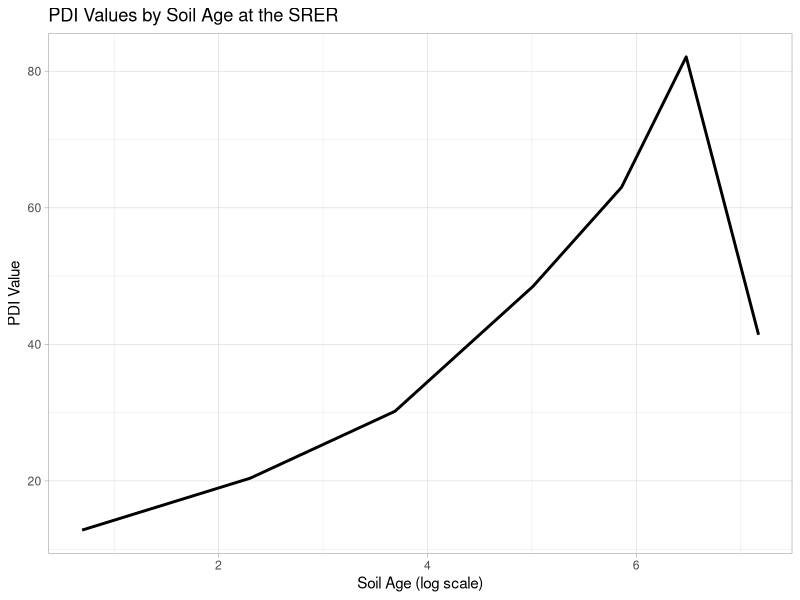
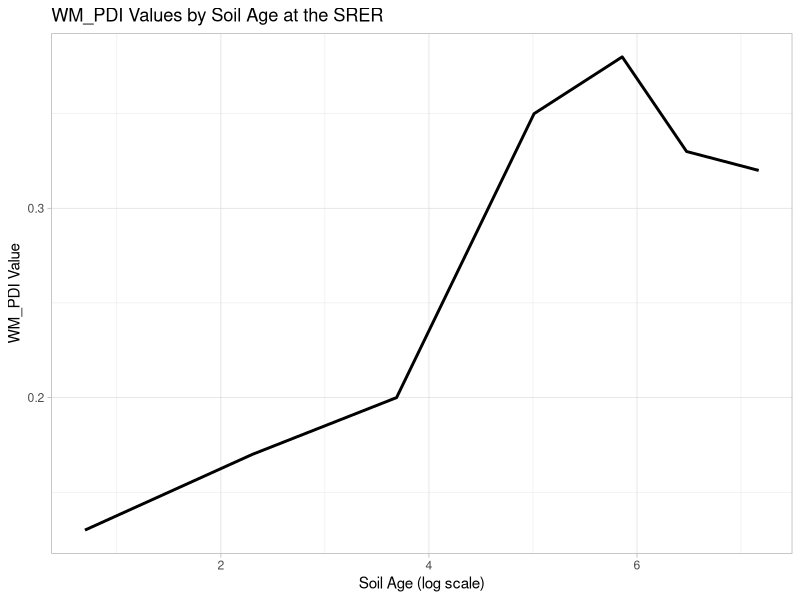

Reproduce these figures in R, in order.
## ---- chunk 1
library(tidyverse)
SRER <- read.csv("../data/SRER2.csv")

SRER1 <- mutate(SRER, age_log = log(Age))

ggplot(SRER1, aes(x = age_log))+
  geom_line(aes(y = PDI), linewidth = 1) +
  theme_light() +
  labs(title = "PDI Values by Soil Age at the SRER", x = "Soil Age (log scale)", y = "PDI Value")
## ---- chunk 2
ggplot(SRER1, aes(x = age_log))+
  geom_line(aes(y = WM_PDI), linewidth = 1) +
  theme_light() +
  labs(title = "WM_PDI Values by Soil Age at the SRER", x = "Soil Age (log scale)", y = "WM_PDI Value")
## ---- chunk 3
McAuliffe <- read.csv("../data/McAuliffe.csv")
